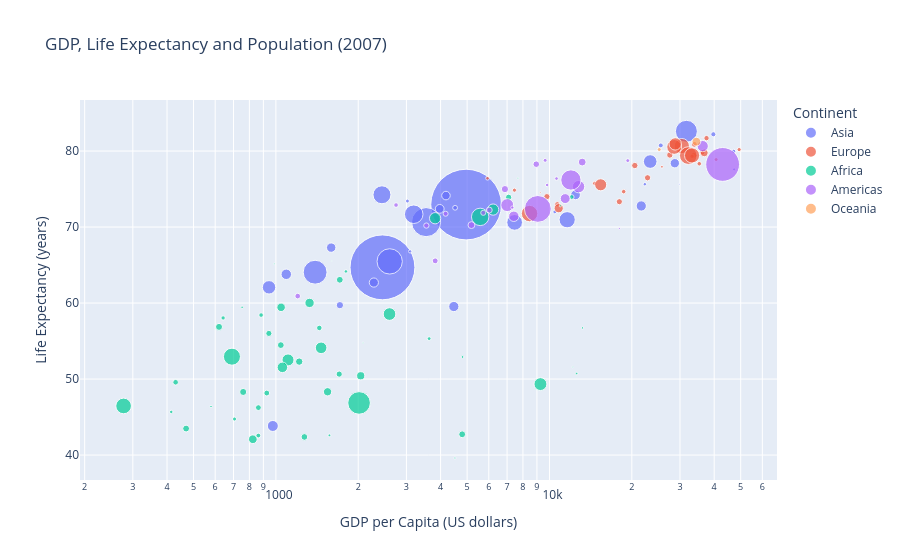

The cell this chart's notebook holds for it:
### Markdown cell above
#TASK5: INTERACTIVE BUBBLE CHART

### Code cell
fig = px.scatter(
    gap_2007,
    x="gdpPercap",
    y="lifeExp",
    size="pop",
    color="continent",
    hover_name="country",
    log_x=True,
    size_max=50,
    title="GDP, Life Expectancy and Population (2007)",
    labels={
        "gdpPercap": "GDP per Capita (US dollars)",
        "lifeExp": "Life Expectancy (years)",
        "pop": "Population",
        "continent": "Continent"
    }
)

fig.show()

low_life = gap_2007[gap_2007["lifeExp"] < 60]

print("Continent with the most countries below 60 years:")
print(low_life["continent"].value_counts().idxmax())

print("Two largest population bubbles:")
print(gap_2007.nlargest(2, "pop")["country"].to_list())

### Figure 1 — Plotly figure (JSON) as saved in the notebook; plotly's stock layout.template omitted (floating-point values rounded to 4 significant figures)
{"data": [{"hovertemplate": "<b>%{hovertext}</b><br><br>Continent=Asia<br>GDP per Capita (US dollars)=%{x}<br>Life Expectancy (years)=%{y}<br>Population=%{marker.size}<extra></extra>", "hovertext": ["Afghanistan", "Bahrain", "Bangladesh", "Cambodia", "China", "Hong Kong, China", "India", "Indonesia", "Iran", "Iraq", "Israel", "Japan", "Jordan", "Korea, Dem. Rep.", "Korea, Rep.", "Kuwait", "Lebanon", "Malaysia", "Mongolia", "Myanmar", "Nepal", "Oman", "Pakistan", "Philippines", "Saudi Arabia", "Singapore", "Sri Lanka", "Syria", "Taiwan", "Thailand", "Vietnam", "West Bank and Gaza", "Yemen, Rep."], "legendgroup": "Asia", "marker": {"color": "#636efa", "size": [31889923, 708573, 150448339, 14131858, 1318683096, 6980412, 1110396331, 223547000, 69453570, 27499638, 6426679, 127467972, 6053193, 23301725, 49044790, 2505559, 3921278, 24821286, 2874127, 47761980, 28901790, 3204897, 169270617, 91077287, 27601038, 4553009, 20378239, 19314747, 23174294, 65068149, 85262356, 4018332, 22211743], "sizemode": "area", "sizeref": 527500.0, "symbol": "circle"}, "mode": "markers", "name": "Asia", "orientation": "v", "showlegend": true, "type": "scatter", "x": [974.6, 29800.0, 1391.0, 1714.0, 4959.0, 39720.0, 2452.0, 3541.0, 11610.0, 4471.0, 25520.0, 31660.0, 4519.0, 1593.0, 23350.0, 47310.0, 10460.0, 12450.0, 3096.0, 944.0, 1091.0, 22320.0, 2606.0, 3190.0, 21650.0, 47140.0, 3970.0, 4185.0, 28720.0, 7458.0, 2442.0, 3025.0, 2281.0], "xaxis": "x", "y": [43.83, 75.64, 64.06, 59.72, 72.96, 82.21, 64.7, 70.65, 70.96, 59.55, 80.75, 82.6, 72.53, 67.3, 78.62, 77.59, 71.99, 74.24, 66.8, 62.07, 63.78, 75.64, 65.48, 71.69, 72.78, 79.97, 72.4, 74.14, 78.4, 70.62, 74.25, 73.42, 62.7], "yaxis": "y"}, {"hovertemplate": "<b>%{hovertext}</b><br><br>Continent=Europe<br>GDP per Capita (US dollars)=%{x}<br>Life Expectancy (years)=%{y}<br>Population=%{marker.size}<extra></extra>", "hovertext": ["Albania", "Austria", "Belgium", "Bosnia and Herzegovina", "Bulgaria", "Croatia", "Czech Republic", "Denmark", "Finland", "France", "Germany", "Greece", "Hungary", "Iceland", "Ireland", "Italy", "Montenegro", "Netherlands", "Norway", "Poland", "Portugal", "Romania", "Serbia", "Slovak Republic", "Slovenia", "Spain", "Sweden", "Switzerland", "Turkey", "United Kingdom"], "legendgroup": "Europe", "marker": {"color": "#EF553B", "size": [3600523, 8199783, 10392226, 4552198, 7322858, 4493312, 10228744, 5468120, 5238460, 61083916, 82400996, 10706290, 9956108, 301931, 4109086, 58147733, 684736, 16570613, 4627926, 38518241, 10642836, 22276056, 10150265, 5447502, 2009245, 40448191, 9031088, 7554661, 71158647, 60776238], "sizemode": "area", "sizeref": 527500.0, "symbol": "circle"}, "mode": "markers", "name": "Europe", "orientation": "v", "showlegend": true, "type": "scatter", "x": [5937.0, 36130.0, 33690.0, 7446.0, 10680.0, 14620.0, 22830.0, 35280.0, 33210.0, 30470.0, 32170.0, 27540.0, 18010.0, 36180.0, 40680.0, 28570.0, 9254.0, 36800.0, 49360.0, 15390.0, 20510.0, 10810.0, 9787.0, 18680.0, 25770.0, 28820.0, 33860.0, 37510.0, 8458.0, 33200.0], "xaxis": "x", "y": [76.42, 79.83, 79.44, 74.85, 73.0, 75.75, 76.49, 78.33, 79.31, 80.66, 79.41, 79.48, 73.34, 81.76, 78.89, 80.55, 74.54, 79.76, 80.2, 75.56, 78.1, 72.48, 74.0, 74.66, 77.93, 80.94, 80.88, 81.7, 71.78, 79.42], "yaxis": "y"}, {"hovertemplate": "<b>%{hovertext}</b><br><br>Continent=Africa<br>GDP per Capita (US dollars)=%{x}<br>Life Expectancy (years)=%{y}<br>Population=%{marker.size}<extra></extra>", "hovertext": ["Algeria", "Angola", "Benin", "Botswana", "Burkina Faso", "Burundi", "Cameroon", "Central African Republic", "Chad", "Comoros", "Congo, Dem. Rep.", "Congo, Rep.", "Cote d'Ivoire", "Djibouti", "Egypt", "Equatorial Guinea", "Eritrea", "Ethiopia", "Gabon", "Gambia", "Ghana", "Guinea", "Guinea-Bissau", "Kenya", "Lesotho", "Liberia", "Libya", "Madagascar", "Malawi", "Mali", "Mauritania", "Mauritius", "Morocco", "Mozambique", "Namibia", "Niger", "Nigeria", "Reunion", "Rwanda", "Sao Tome and Principe", "Senegal", "Sierra Leone", "Somalia", "South Africa", "Sudan", "Swaziland", "Tanzania", "Togo", "Tunisia", "Uganda", "Zambia", "Zimbabwe"], "legendgroup": "Africa", "marker": {"color": "#00cc96", "size": [33333216, 12420476, 8078314, 1639131, 14326203, 8390505, 17696293, 4369038, 10238807, 710960, 64606759, 3800610, 18013409, 496374, 80264543, 551201, 4906585, 76511887, 1454867, 1688359, 22873338, 9947814, 1472041, 35610177, 2012649, 3193942, 6036914, 19167654, 13327079, 12031795, 3270065, 1250882, 33757175, 19951656, 2055080, 12894865, 135031164, 798094, 8860588, 199579, 12267493, 6144562, 9118773, 43997828, 42292929, 1133066, 38139640, 5701579, 10276158, 29170398, 11746035, 12311143], "sizemode": "area", "sizeref": 527500.0, "symbol": "circle"}, "mode": "markers", "name": "Africa", "orientation": "v", "showlegend": true, "type": "scatter", "x": [6223.0, 4797.0, 1441.0, 12570.0, 1217.0, 430.1, 2042.0, 706.0, 1704.0, 986.1, 277.6, 3633.0, 1545.0, 2082.0, 5581.0, 12150.0, 641.4, 690.8, 13210.0, 752.7, 1328.0, 942.7, 579.2, 1463.0, 1569.0, 414.5, 12060.0, 1045.0, 759.3, 1043.0, 1803.0, 10960.0, 3820.0, 823.7, 4811.0, 619.7, 2014.0, 7670.0, 863.1, 1598.0, 1712.0, 862.5, 926.1, 9270.0, 2602.0, 4513.0, 1107.0, 883.0, 7093.0, 1056.0, 1271.0, 469.7], "xaxis": "x", "y": [72.3, 42.73, 56.73, 50.73, 52.3, 49.58, 50.43, 44.74, 50.65, 65.15, 46.46, 55.32, 48.33, 54.79, 71.34, 51.58, 58.04, 52.95, 56.73, 59.45, 60.02, 56.01, 46.39, 54.11, 42.59, 45.68, 73.95, 59.44, 48.3, 54.47, 64.16, 72.8, 71.16, 42.08, 52.91, 56.87, 46.86, 76.44, 46.24, 65.53, 63.06, 42.57, 48.16, 49.34, 58.56, 39.61, 52.52, 58.42, 73.92, 51.54, 42.38, 43.49], "yaxis": "y"}, {"hovertemplate": "<b>%{hovertext}</b><br><br>Continent=Americas<br>GDP per Capita (US dollars)=%{x}<br>Life Expectancy (years)=%{y}<br>Population=%{marker.size}<extra></extra>", "hovertext": ["Argentina", "Bolivia", "Brazil", "Canada", "Chile", "Colombia", "Costa Rica", "Cuba", "Dominican Republic", "Ecuador", "El Salvador", "Guatemala", "Haiti", "Honduras", "Jamaica", "Mexico", "Nicaragua", "Panama", "Paraguay", "Peru", "Puerto Rico", "Trinidad and Tobago", "United States", "Uruguay", "Venezuela"], "legendgroup": "Americas", "marker": {"color": "#ab63fa", "size": [40301927, 9119152, 190010647, 33390141, 16284741, 44227550, 4133884, 11416987, 9319622, 13755680, 6939688, 12572928, 8502814, 7483763, 2780132, 108700891, 5675356, 3242173, 6667147, 28674757, 3942491, 1056608, 301139947, 3447496, 26084662], "sizemode": "area", "sizeref": 527500.0, "symbol": "circle"}, "mode": "markers", "name": "Americas", "orientation": "v", "showlegend": true, "type": "scatter", "x": [12780.0, 3822.0, 9066.0, 36320.0, 13170.0, 7007.0, 9645.0, 8948.0, 6025.0, 6873.0, 5728.0, 5186.0, 1202.0, 3548.0, 7321.0, 11980.0, 2749.0, 9809.0, 4173.0, 7409.0, 19330.0, 18010.0, 42950.0, 10610.0, 11420.0], "xaxis": "x", "y": [75.32, 65.55, 72.39, 80.65, 78.55, 72.89, 78.78, 78.27, 72.23, 74.99, 71.88, 70.26, 60.92, 70.2, 72.57, 76.19, 72.9, 75.54, 71.75, 71.42, 78.75, 69.82, 78.24, 76.38, 73.75], "yaxis": "y"}, {"hovertemplate": "<b>%{hovertext}</b><br><br>Continent=Oceania<br>GDP per Capita (US dollars)=%{x}<br>Life Expectancy (years)=%{y}<br>Population=%{marker.size}<extra></extra>", "hovertext": ["Australia", "New Zealand"], "legendgroup": "Oceania", "marker": {"color": "#FFA15A", "size": [20434176, 4115771], "sizemode": "area", "sizeref": 527500.0, "symbol": "circle"}, "mode": "markers", "name": "Oceania", "orientation": "v", "showlegend": true, "type": "scatter", "x": [34440.0, 25190.0], "xaxis": "x", "y": [81.23, 80.2], "yaxis": "y"}], "layout": {"legend": {"itemsizing": "constant", "title": {"text": "Continent"}, "tracegroupgap": 0}, "title": {"text": "GDP, Life Expectancy and Population (2007)"}, "xaxis": {"anchor": "y", "domain": [0, 1], "title": {"text": "GDP per Capita (US dollars)"}, "type": "log"}, "yaxis": {"anchor": "x", "domain": [0, 1], "title": {"text": "Life Expectancy (years)"}}}}
